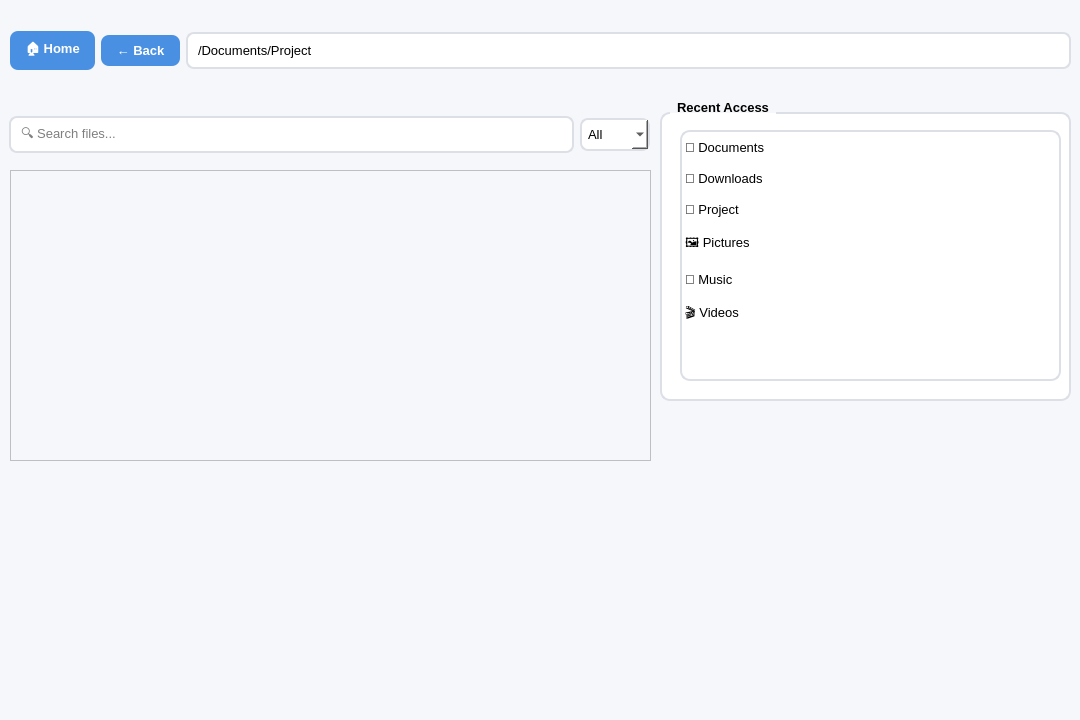
<?xml version="1.0" encoding="UTF-8"?>
<ui version="4.0">
 <class>Form</class>
 <widget class="QWidget" name="Form">
  <property name="geometry">
   <rect>
    <x>0</x>
    <y>0</y>
    <width>1080</width>
    <height>720</height>
   </rect>
  </property>
  <property name="windowTitle">
   <string>Form</string>
  </property>
  <property name="styleSheet">
   <string notr="true">QWidget{
    background-color: #f5f7fa;
    font-family: Segoe UI;
    font-size: 10pt;
}

QPushButton{
    background-color: #4A90E2;
    color: white;
    border: none;
    border-radius: 8px;
    padding: 8px 15px;
    font-weight: bold;
}

QPushButton:hover{
    background-color: #357ABD;
}

QPushButton:pressed{
    background-color: #2D5F99;
}

QLineEdit{
    background-color: white;
    border: 2px solid #dcdfe6;
    border-radius: 8px;
    padding: 8px;
}

QLineEdit:focus{
    border: 2px solid #4A90E2;
}

QComboBox{
    background-color: white;
    border: 2px solid #dcdfe6;
    border-radius: 8px;
    padding: 6px;
}

QComboBox:hover{
    border: 2px solid #4A90E2;
}

QListWidget{
    background-color: white;
    border: 2px solid #dcdfe6;
    border-radius: 10px;
}

QListWidget::item{
    padding: 8px;
}

QListWidget::item:selected{
    background-color: #4A90E2;
    color: white;
}

QGroupBox{
    border: 2px solid #dcdfe6;
    border-radius: 10px;
    margin-top: 12px;
    font-weight: bold;
    background-color: white;
}

QGroupBox::title{
    subcontrol-origin: margin;
    left: 10px;
    padding: 0 5px;
}</string>
  </property>
  <widget class="QWidget" name="horizontalLayoutWidget">
   <property name="geometry">
    <rect>
     <x>10</x>
     <y>10</y>
     <width>1061</width>
     <height>81</height>
    </rect>
   </property>
   <layout class="QHBoxLayout" name="horizontalLayout" stretch="0,0,0">
    <item>
     <widget class="QPushButton" name="btnHome">
      <property name="styleSheet">
       <string notr="true"/>
      </property>
      <property name="text">
       <string>🏠 Home</string>
      </property>
     </widget>
    </item>
    <item>
     <widget class="QPushButton" name="btnBack">
      <property name="text">
       <string>← Back</string>
      </property>
     </widget>
    </item>
    <item>
     <widget class="QLineEdit" name="txtPath">
      <property name="text">
       <string>/Documents/Project</string>
      </property>
      <property name="readOnly">
       <bool>true</bool>
      </property>
      <property name="placeholderText">
       <string>Current Path</string>
      </property>
     </widget>
    </item>
   </layout>
  </widget>
  <widget class="QWidget" name="horizontalLayoutWidget_2">
   <property name="geometry">
    <rect>
     <x>9</x>
     <y>109</y>
     <width>641</width>
     <height>51</height>
    </rect>
   </property>
   <layout class="QHBoxLayout" name="horizontalLayout_2">
    <item>
     <widget class="QLineEdit" name="txtSearch">
      <property name="placeholderText">
       <string>🔍 Search files...</string>
      </property>
     </widget>
    </item>
    <item>
     <widget class="QComboBox" name="cboFilter">
      <property name="currentText">
       <string>All</string>
      </property>
      <property name="maxVisibleItems">
       <number>10</number>
      </property>
      <item>
       <property name="text">
        <string>All</string>
       </property>
      </item>
      <item>
       <property name="text">
        <string>Folder</string>
       </property>
      </item>
      <item>
       <property name="text">
        <string>.txt</string>
       </property>
      </item>
      <item>
       <property name="text">
        <string>.pdf</string>
       </property>
      </item>
      <item>
       <property name="text">
        <string>.docx</string>
       </property>
      </item>
      <item>
       <property name="text">
        <string>.png</string>
       </property>
      </item>
     </widget>
    </item>
   </layout>
  </widget>
  <widget class="QGroupBox" name="groupBox">
   <property name="geometry">
    <rect>
     <x>660</x>
     <y>100</y>
     <width>411</width>
     <height>301</height>
    </rect>
   </property>
   <property name="title">
    <string>Recent Access</string>
   </property>
   <widget class="QListWidget" name="listWidget">
    <property name="geometry">
     <rect>
      <x>20</x>
      <y>30</y>
      <width>381</width>
      <height>251</height>
     </rect>
    </property>
    <item>
     <property name="text">
      <string>📁 Documents</string>
     </property>
    </item>
    <item>
     <property name="text">
      <string>📁 Downloads</string>
     </property>
    </item>
    <item>
     <property name="text">
      <string>📁 Project</string>
     </property>
    </item>
    <item>
     <property name="text">
      <string>🖼 Pictures</string>
     </property>
    </item>
    <item>
     <property name="text">
      <string>🎵 Music</string>
     </property>
    </item>
    <item>
     <property name="text">
      <string>🎬 Videos</string>
     </property>
    </item>
   </widget>
  </widget>
  <widget class="QFrame" name="frame">
   <property name="geometry">
    <rect>
     <x>10</x>
     <y>170</y>
     <width>641</width>
     <height>291</height>
    </rect>
   </property>
   <property name="frameShape">
    <enum>QFrame::StyledPanel</enum>
   </property>
   <property name="frameShadow">
    <enum>QFrame::Raised</enum>
   </property>
  </widget>
 </widget>
 <resources/>
 <connections/>
</ui>
